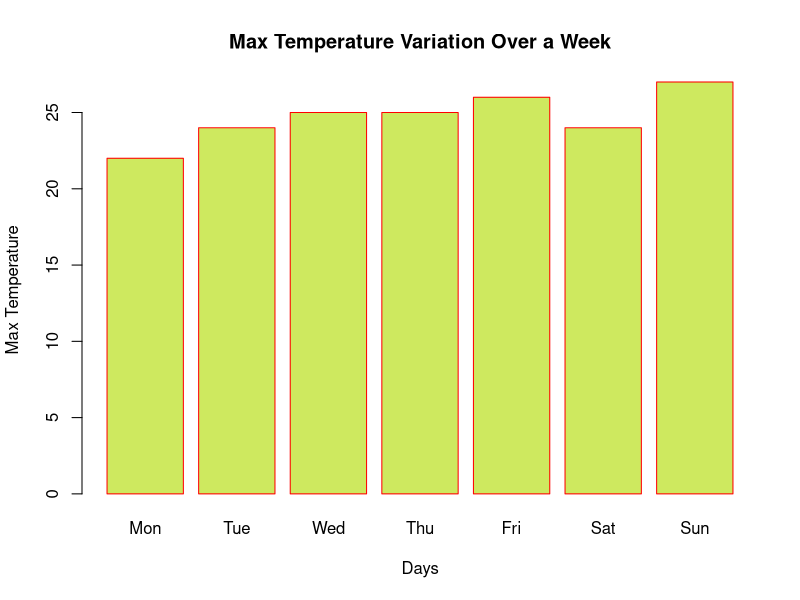

The R source for this figure:
## ---- chunk 1

max.temp <- c(22, 24, 25, 25, 26, 24, 27)
# min.temp <- c(18, 18, 19, 18, 20, 22, 23)

# Below is just basic - keep it commented once understood - we will use the detail one
# barplot(max.temp)

# Provide a name to the chart and save the file as image
png("temp_chart.png")

# Below is the detail one - use it and keep this as uncommented
barplot(max.temp, main = "Max Temperature Variation Over a Week", xlab = "Days", ylab = "Max Temperature", names.arg = c("Mon", "Tue", "Wed", "Thu","Fri", "Sat", "Sun"), col = "#CEE95F", border = "red")

# Save the file
dev.off()

## ---- chunk 2

# Test the missing value



## ---- chunk 3



